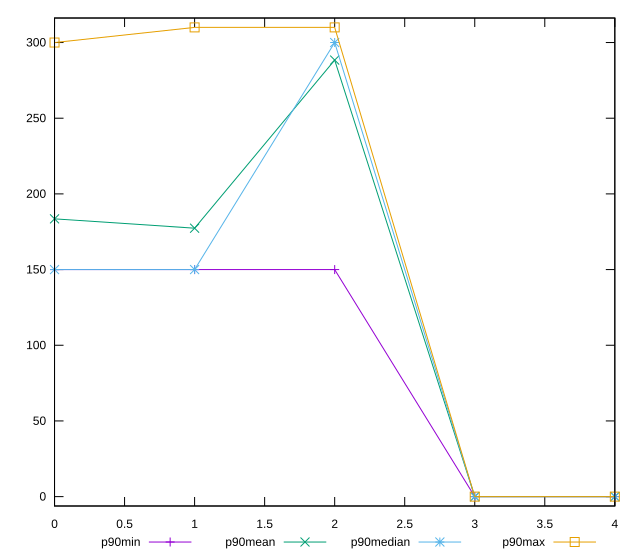

Recreate this plot in gnuplot.
reset

$p90Min <<EOF
0 150
1 150
2 150
3 0
4 0
EOF

$p90Mean <<EOF
0 183.51063829787233
1 177.3404255319149
2 288.40425531914894
3 0
4 0
EOF

$p90Median <<EOF
0 150
1 150
2 300
3 0
4 0
EOF

$p90Max <<EOF
0 300
1 310
2 310
3 0
4 0
EOF

set key outside below
set xrange [0:4]
set yrange [-6.2:316.2]
set trange [-6.2:316.2]
set terminal svg size 640, 560 enhanced background rgb 'white'
set output "report_0_00242021-02-20T12:25:28.543Z/offscreen-images/progression/value.svg"

plot $p90Min title "p90min" with linespoints, \
     $p90Mean title "p90mean" with linespoints, \
     $p90Median title "p90median" with linespoints, \
     $p90Max title "p90max" with linespoints

reset
